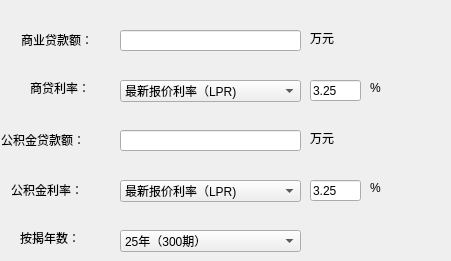
    <widget class="QWidget" name="page_7">
     <widget class="QLineEdit" name="lineEdit_13">
      <property name="geometry">
       <rect>
        <x>120</x>
        <y>30</y>
        <width>181</width>
        <height>21</height>
       </rect>
      </property>
     </widget>
     <widget class="QLineEdit" name="lineEdit_14">
      <property name="geometry">
       <rect>
        <x>310</x>
        <y>80</y>
        <width>51</width>
        <height>21</height>
       </rect>
      </property>
      <property name="text">
       <string>3.25</string>
      </property>
      <property name="placeholderText">
       <string/>
      </property>
     </widget>
     <widget class="QLineEdit" name="lineEdit_15">
      <property name="geometry">
       <rect>
        <x>120</x>
        <y>130</y>
        <width>181</width>
        <height>21</height>
       </rect>
      </property>
     </widget>
     <widget class="QLineEdit" name="lineEdit_16">
      <property name="geometry">
       <rect>
        <x>310</x>
        <y>180</y>
        <width>51</width>
        <height>21</height>
       </rect>
      </property>
      <property name="text">
       <string>3.25</string>
      </property>
      <property name="placeholderText">
       <string/>
      </property>
     </widget>
     <widget class="QLabel" name="label_20">
      <property name="geometry">
       <rect>
        <x>21</x>
        <y>30</y>
        <width>81</width>
        <height>20</height>
       </rect>
      </property>
      <property name="text">
       <string>商业贷款额：</string>
      </property>
     </widget>
     <widget class="QLabel" name="label_21">
      <property name="geometry">
       <rect>
        <x>30</x>
        <y>80</y>
        <width>72</width>
        <height>15</height>
       </rect>
      </property>
      <property name="text">
       <string>商贷利率：</string>
      </property>
     </widget>
     <widget class="QLabel" name="label_22">
      <property name="geometry">
       <rect>
        <x>1</x>
        <y>130</y>
        <width>101</width>
        <height>20</height>
       </rect>
      </property>
      <property name="text">
       <string>公积金贷款额：</string>
      </property>
     </widget>
     <widget class="QLabel" name="label_23">
      <property name="geometry">
       <rect>
        <x>11</x>
        <y>180</y>
        <width>81</width>
        <height>20</height>
       </rect>
      </property>
      <property name="text">
       <string>公积金利率：</string>
      </property>
     </widget>
     <widget class="QLabel" name="label_24">
      <property name="geometry">
       <rect>
        <x>20</x>
        <y>230</y>
        <width>72</width>
        <height>15</height>
       </rect>
      </property>
      <property name="text">
       <string>按揭年数：</string>
      </property>
     </widget>
     <widget class="QComboBox" name="comboBox_11">
      <property name="geometry">
       <rect>
        <x>120</x>
        <y>230</y>
        <width>181</width>
        <height>22</height>
       </rect>
      </property>
      <item>
       <property name="text">
        <string>25年（300期）</string>
       </property>
      </item>
      <item>
       <property name="text">
        <string>24年（288期)</string>
       </property>
      </item>
      <item>
       <property name="text">
        <string>23年（276期）</string>
       </property>
      </item>
      <item>
       <property name="text">
        <string>22年（264期）</string>
       </property>
      </item>
      <item>
       <property name="text">
        <string>21年（252期）</string>
       </property>
      </item>
      <item>
       <property name="text">
        <string>20年（240期）</string>
       </property>
      </item>
      <item>
       <property name="text">
        <string>19年（228期）</string>
       </property>
      </item>
      <item>
       <property name="text">
        <string>18年（216期）</string>
       </property>
      </item>
      <item>
       <property name="text">
        <string>17年（204期）</string>
       </property>
      </item>
      <item>
       <property name="text">
        <string>16年（192期）</string>
       </property>
      </item>
      <item>
       <property name="text">
        <string>15年（180期）</string>
       </property>
      </item>
      <item>
       <property name="text">
        <string>14年（168期）</string>
       </property>
      </item>
      <item>
       <property name="text">
        <string>13年（156期)</string>
       </property>
      </item>
      <item>
       <property name="text">
        <string>12年（144期)</string>
       </property>
      </item>
      <item>
       <property name="text">
        <string>11年（132期）</string>
       </property>
      </item>
      <item>
       <property name="text">
        <string>10年（120期）</string>
       </property>
      </item>
      <item>
       <property name="text">
        <string>9年（108期）</string>
       </property>
      </item>
      <item>
       <property name="text">
        <string>8年（96期）</string>
       </property>
      </item>
      <item>
       <property name="text">
        <string>7年（84期）</string>
       </property>
      </item>
      <item>
       <property name="text">
        <string>6年（72期）</string>
       </property>
      </item>
      <item>
       <property name="text">
        <string>5年（60期）</string>
       </property>
      </item>
      <item>
       <property name="text">
        <string>4年（48期）</string>
       </property>
      </item>
      <item>
       <property name="text">
        <string>3年（36期）</string>
       </property>
      </item>
      <item>
       <property name="text">
        <string>2年（24期）</string>
       </property>
      </item>
      <item>
       <property name="text">
        <string>1年（12期）</string>
       </property>
      </item>
     </widget>
     <widget class="QComboBox" name="comboBox_15">
      <property name="geometry">
       <rect>
        <x>120</x>
        <y>180</y>
        <width>181</width>
        <height>22</height>
       </rect>
      </property>
      <property name="currentIndex">
       <number>0</number>
      </property>
      <item>
       <property name="text">
        <string>最新报价利率（LPR)</string>
       </property>
      </item>
      <item>
       <property name="text">
        <string>基准利率</string>
       </property>
      </item>
      <item>
       <property name="text">
        <string>基准利率下限（7折）</string>
       </property>
      </item>
      <item>
       <property name="text">
        <string>基准利率上限（1.1倍）</string>
       </property>
      </item>
      <item>
       <property name="text">
        <string>基准利率上限（1.05倍）</string>
       </property>
      </item>
      <item>
       <property name="text">
        <string>基准利率下限（85折）</string>
       </property>
      </item>
     </widget>
     <widget class="QComboBox" name="comboBox_16">
      <property name="geometry">
       <rect>
        <x>120</x>
        <y>80</y>
        <width>181</width>
        <height>22</height>
       </rect>
      </property>
      <property name="currentIndex">
       <number>0</number>
      </property>
      <item>
       <property name="text">
        <string>最新报价利率（LPR)</string>
       </property>
      </item>
      <item>
       <property name="text">
        <string>基准利率</string>
       </property>
      </item>
      <item>
       <property name="text">
        <string>基准利率下限（7折）</string>
       </property>
      </item>
      <item>
       <property name="text">
        <string>基准利率上限（1.1倍）</string>
       </property>
      </item>
      <item>
       <property name="text">
        <string>基准利率上限（1.05倍）</string>
       </property>
      </item>
      <item>
       <property name="text">
        <string>基准利率下限（85折）</string>
       </property>
      </item>
     </widget>
     <widget class="QLabel" name="label_33">
      <property name="geometry">
       <rect>
        <x>310</x>
        <y>30</y>
        <width>72</width>
        <height>15</height>
       </rect>
      </property>
      <property name="text">
       <string>万元</string>
      </property>
     </widget>
     <widget class="QLabel" name="label_34">
      <property name="geometry">
       <rect>
        <x>310</x>
        <y>130</y>
        <width>72</width>
        <height>15</height>
       </rect>
      </property>
      <property name="text">
       <string>万元</string>
      </property>
     </widget>
     <widget class="QLabel" name="label_35">
      <property name="geometry">
       <rect>
        <x>370</x>
        <y>80</y>
        <width>72</width>
        <height>15</height>
       </rect>
      </property>
      <property name="text">
       <string>%</string>
      </property>
     </widget>
     <widget class="QLabel" name="label_36">
      <property name="geometry">
       <rect>
        <x>370</x>
        <y>180</y>
        <width>72</width>
        <height>15</height>
       </rect>
      </property>
      <property name="text">
       <string>%</string>
      </property>
     </widget>
    </widget>
